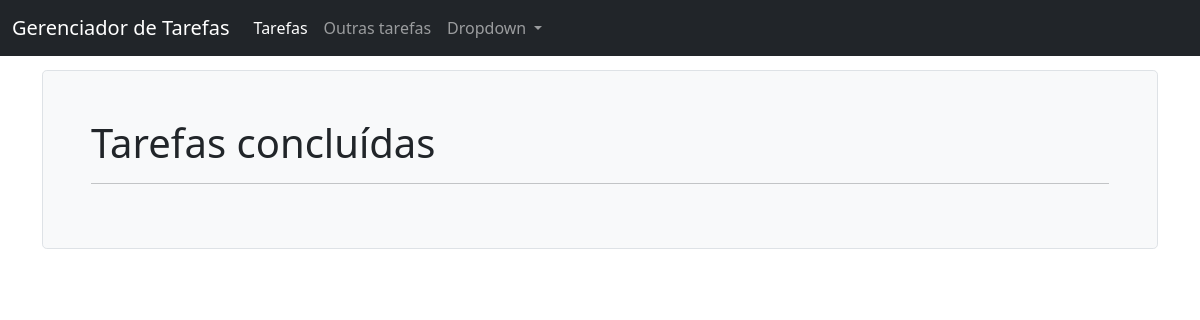
Page /tarefas/concluidas/ on the earlier database version.
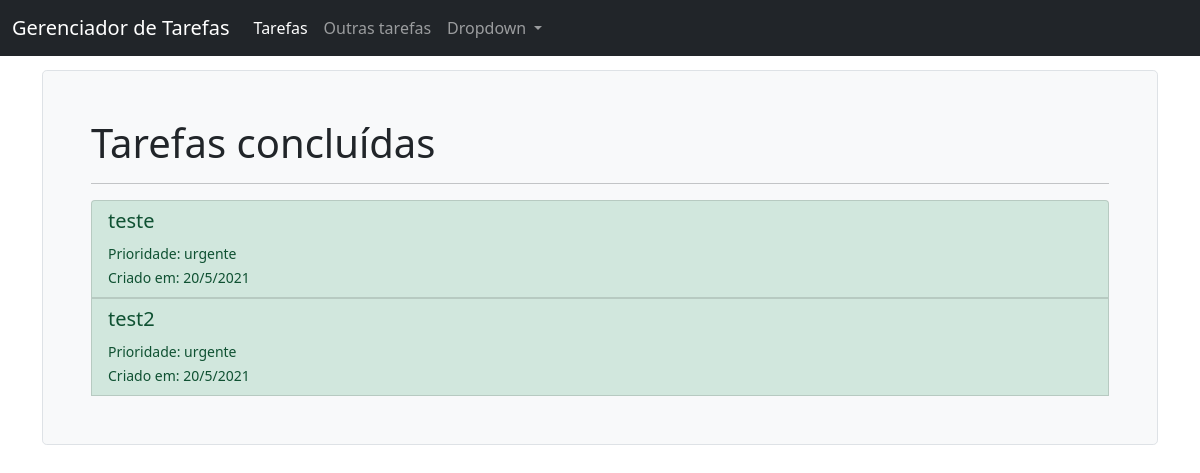
Same page on the later database version.
### tarefas/models.py (models this page shows)
class Tarefa(models.Model):
    OPCOES_STATUS = (
        ('concluído', 'Concluído'),
        ('pendente', 'Pendente'),
        ('adiado', 'Adiado')
    )
    OPCOES_CATEGORIAS = (
        ('urgente', 'Urgente'),
        ('importante', "Importante"),
        ('atencao', 'Atenção'),
    )
    descricao = models.CharField(max_length=400)
    criacao = models.DateTimeField(auto_now_add=True)
    categoria = models.CharField(max_length=25, choices=OPCOES_CATEGORIAS,
                                default='importante')
    status = models.CharField(max_length=25, choices=OPCOES_STATUS,
                            default='pendente')

### tarefas/views.py (the view)
# urls.py: path('concluidas/', views.tarefas_concluidas_list, name='tarefas_concluidas_list'),
def tarefas_concluidas_list(request):
    tarefas_concluidas = Tarefa.objects.filter(status='concluido')
    return render(request, 'tarefas/tarefas_concluidas.html', {'tarefas_concluidas':tarefas_concluidas})

### tarefas/templates/tarefas/tarefas_concluidas.html (shortened to what this page needs)
{% extends 'base.html' %}{% block title %} Tarefas concluidas {% endblock %} {% block content %}
<div class="h-100 p-5 bg-light border rounded-3">
    <h1>Tarefas concluídas</h1>
    <hr>
    <div class="list-group">
        {% for tarefa in tarefas_concluidas %}
        <button type="button" class="list-group-item list-group-item-success list-group-item-action" data-bs-toggle="modal" data-bs-target="#modal{{ tarefa.id }}">
                <h5> {{ tarefa.descricao }}</h5>
                <small>Prioridade: {{ tarefa.categoria }}</small>
                <br>
                <small>Criado em: {{ tarefa.criacao.day }}/{{ tarefa.criacao.month }}/{{ tarefa.criacao.year }}</small>
            </button>
        {% endfor %}
    </div>
</div>
{% endblock %}

Differences in the rows shown:
now on this page (row edited): Tarefa: descricao "teste", categoria "urgente", criacao.day "20", criacao.month "5", criacao.year "2021"
now on this page (row edited): Tarefa: descricao "test2", categoria "urgente", criacao.day "20", criacao.month "5", criacao.year "2021"
